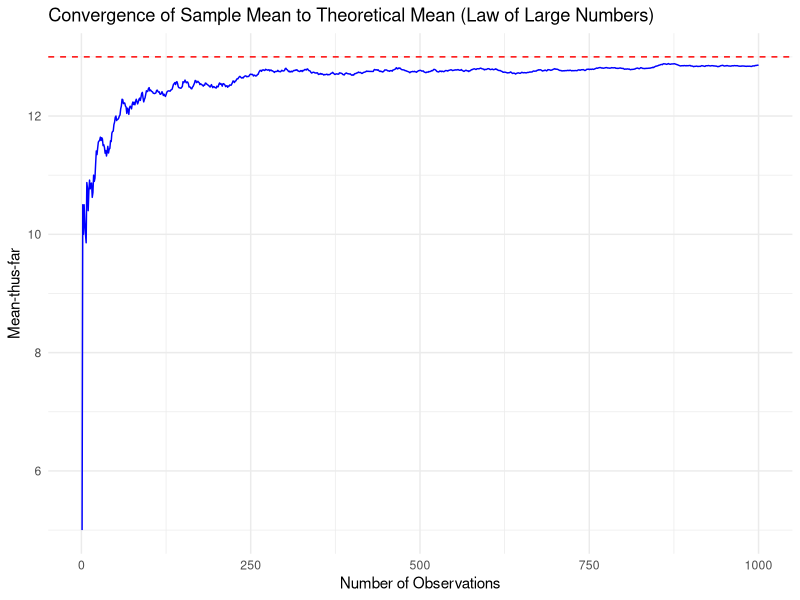
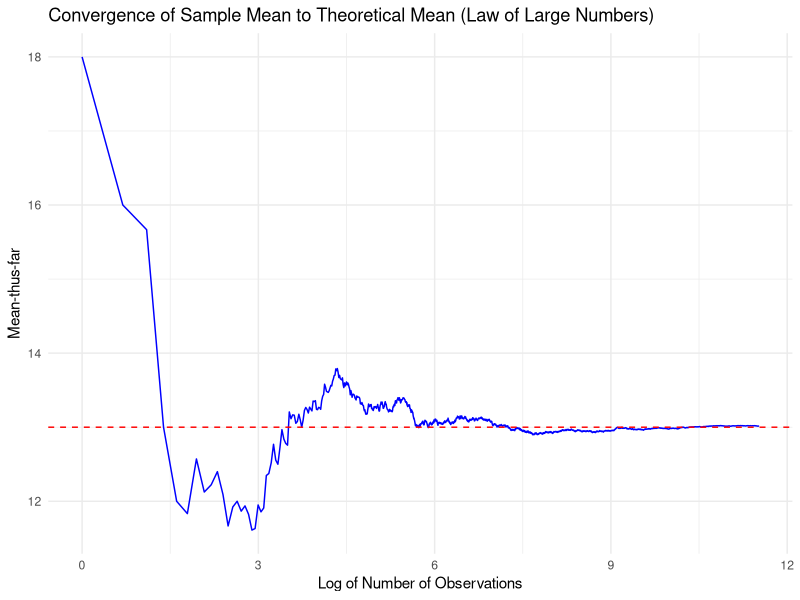
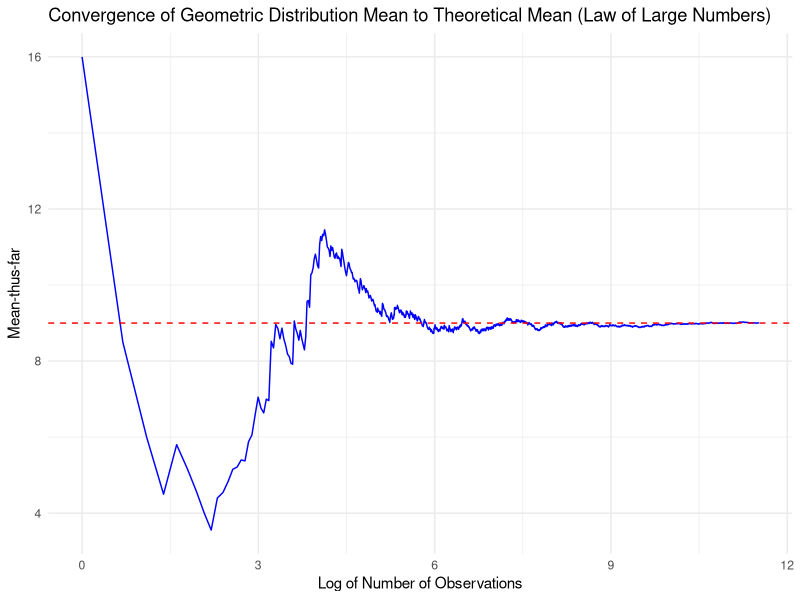
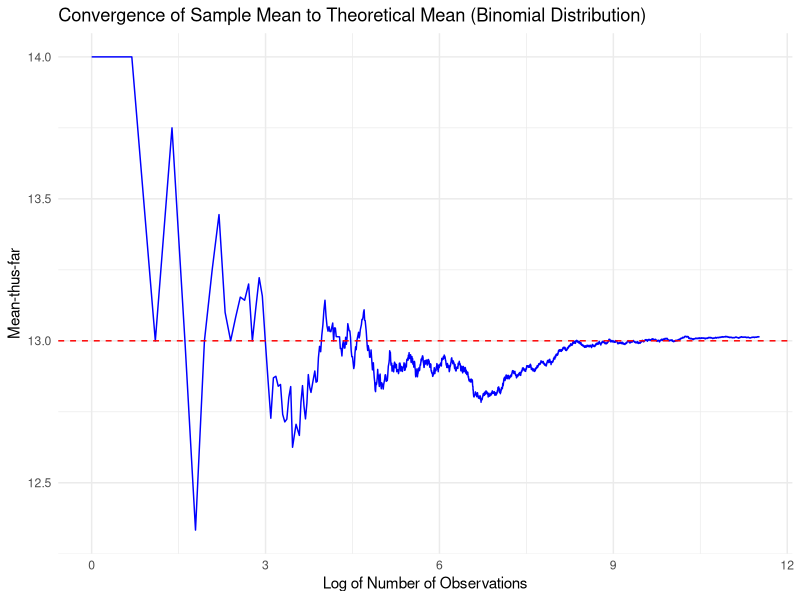
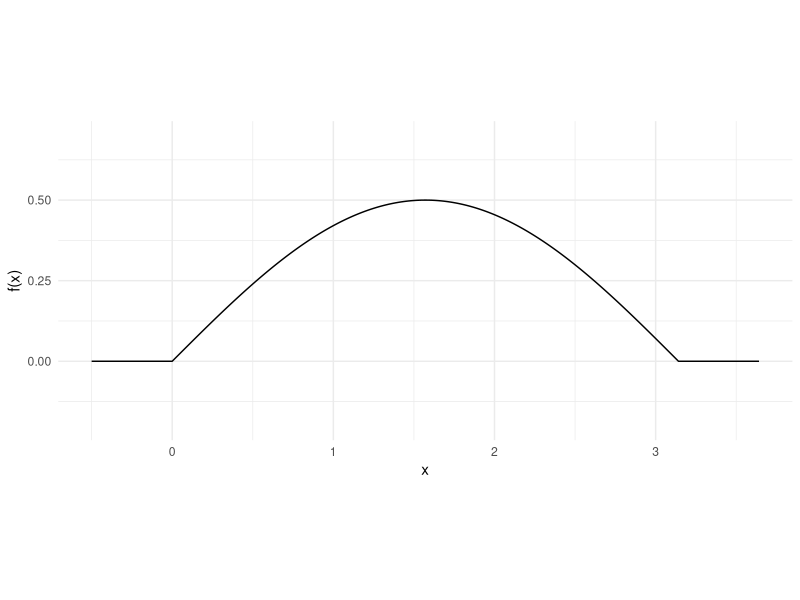

Write the R code that produced these figures, in order.
## ---- chunk 1
knitr::opts_chunk$set(echo=T,eval=T,message=F,warning=F,fig.align='center')
library(tidyverse)
## ---- chunk 2
distance = function(x1, x2, y1, y2, z1, z2) {
  
  return(sqrt((x2-x1)^2 + (y2-y1)^2 + (z2-z1)^2))
}

## ---- chunk 3
lx = 5
ly = 10
lz = 20

NMC <- 10000;
results <- rep( 0, NMC );

for( i in 1:NMC) {
  
  x1 = runif(1, 0, lx)
  y1 = runif(1, 0, ly)
  z1 = runif(1, 0, lz)
  
  x2 = runif(1, 0, lx)
  y2 = runif(1, 0, ly)
  z2 = runif(1, 0, lz)
  
  results[i] <- distance(x1, x2, y1, y2, z1, z2);
}

sum( results )/NMC

## ---- chunk 4
triangle_area = function(x1, y1, x2, y2, x3, y3) {
  
  return(1/2 * abs(x1*(y2-y3) + x2*(y3-y1) + x3*(y1-y2)))
}
## ---- chunk 5
NMC <- 10000;
results <- rep( 0, NMC );

for( i in 1:NMC) {
  
  theta1 = runif(1, 0, 2*pi)
  theta2 = runif(1, 0, 2*pi)
  theta3 = runif(1, 0, 2*pi)
  
  x1 = cos(theta1)
  y1 = sin(theta1)
  x2 = cos(theta2)
  y2 = sin(theta2)
  x3 = cos(theta3)
  y3 = sin(theta3)
  
  results[i] <- triangle_area(x1, y1, x2, y2, x3, y3);
}

sum( results )/NMC
## ---- chunk 6
perimeter = function(x1, y1, x2, y2, x3, y3) {
  
  return(sqrt((x2-x1)^2 + (y2-y1)^2) + sqrt((x3-x2)^2 + (y3-y2)^2) + sqrt((x1-x3)^2 + (y1-y3)^2))
}

## ---- chunk 7
NMC <- 10000;
results <- rep( 0, NMC );

for( i in 1:NMC) {
  
  theta1 = runif(1, 0, 2*pi)
  theta2 = runif(1, 0, 2*pi)
  theta3 = runif(1, 0, 2*pi)
  
  x1 = cos(theta1)
  y1 = sin(theta1)
  x2 = cos(theta2)
  y2 = sin(theta2)
  x3 = cos(theta3)
  y3 = sin(theta3)
  
  results[i] <- perimeter(x1, y1, x2, y2, x3, y3);
}

sum( results )/NMC
## ---- chunk 8
random_standard_norm = function(x1, y1, x2, y2) {
  
  return(sqrt((x2-x1)^2 + (y2-y1)^2))
}
## ---- chunk 9
NMC <- 10000;
results <- rep( 0, NMC );

for( i in 1:NMC) {
  
  x1 = rnorm(1)
  y1 = rnorm(1)
  
  x2 = rnorm(1)
  y2 = rnorm(1)
  
  results[i] <- random_standard_norm(x1, y1, x2, y2);
}

sum( results )/NMC
## ---- chunk 10
len = 1000
index_col <- 1:len
poasson <- rpois(len, 13)
cumulative = cumsum(poasson) / index_col

df <- data.frame(Index = index_col, Poasson = poasson, Cumulative = cumulative)
print(df)
## ---- chunk 11
# Create the line plot
ggplot(df, aes(x = index_col, y = cumulative)) +
  geom_line(color = "blue") +                     # Plot xbar vs n in blue
  geom_hline(yintercept = 13, color = "red", linetype = "dashed") +  # Add a red dashed line at the theoretical mean (13)
  labs(title = "Convergence of Sample Mean to Theoretical Mean (Law of Large Numbers)",
       x = "Number of Observations",
       y = "Mean-thus-far") +
  theme_minimal()
## ---- chunk 12
len = 100000
index_col <- 1:len
poasson <- rpois(len, 13)
cumulative = cumsum(poasson) / index_col

df <- data.frame(Index = index_col, Poasson = poasson, Cumulative = cumulative)
#print(df)
## ---- chunk 13
# Create the line plot
ggplot(df, aes(x = log(index_col), y = cumulative)) +
  geom_line(color = "blue") +                     # Plot xbar vs n in blue
  geom_hline(yintercept = 13, color = "red", linetype = "dashed") +  # Add a red dashed line at the theoretical mean (13)
  labs(title = "Convergence of Sample Mean to Theoretical Mean (Law of Large Numbers)",
       x = "Log of Number of Observations",
       y = "Mean-thus-far") +
  theme_minimal()
## ---- chunk 14
# Set the new random variable parameters
len = 100000
p = 0.1  # Probability of success for Geometric distribution
expected_value = (1-p) / p  # Expected value for Geometric(p)

# Generate geometric random variables
index_col <- 1:len
geometric <- rgeom(len, p)
cumulative = cumsum(geometric) / index_col

# Create a data frame
df <- data.frame(Index = index_col, Geometric = geometric, Cumulative = cumulative)

# Plot the line plot with log-scale x-axis
ggplot(df, aes(x = log(index_col), y = cumulative)) +
  geom_line(color = "blue") +  # Plot cumulative mean
  geom_hline(yintercept = expected_value, color = "red", linetype = "dashed") +  # Add red line at the theoretical mean (10)
  labs(title = "Convergence of Geometric Distribution Mean to Theoretical Mean (Law of Large Numbers)",
       x = "Log of Number of Observations",
       y = "Mean-thus-far") +
  theme_minimal()

## ---- chunk 15
# Set parameters for Binomial random variable
len = 100000
n_trials = 20
p_success = 0.65
expected_value = n_trials * p_success  # E(X) = 13

# Generate 100,000 Binomial observations
index_col <- 1:len
binomial <- rbinom(len, n_trials, p_success)
cumulative = cumsum(binomial) / index_col

# Create the data frame
df <- data.frame(Index = index_col, Binomial = binomial, Cumulative = cumulative)

# Create the line plot
ggplot(df, aes(x = log(index_col), y = cumulative)) +
  geom_line(color = "blue") +                     # Plot xbar vs n in blue
  geom_hline(yintercept = expected_value, color = "red", linetype = "dashed") +  # Add a red dashed line at the expected mean (13)
  labs(title = "Convergence of Sample Mean to Theoretical Mean (Binomial Distribution)",
       x = "Log of Number of Observations",
       y = "Mean-thus-far") +
  theme_minimal()

## ---- chunk 16
mean_billy = 80
sd_billy = 0.5
total = 241
NMC <- 10000

total_width <- replicate(NMC, sum(rnorm(3, mean = mean_billy, sd = sd_billy)))

estimated_mean = mean(total_width)
estimated_sd = sd(total_width)

estimated_mean
estimated_sd
## ---- chunk 17

bigger <- mean(total_width <= total)

bigger

bigger2 <- total_width <= total #check

sum(bigger2) / NMC

## ---- chunk 18
qnorm(0.99, 3*mean_billy, sqrt(3)*sd_billy)

## ---- chunk 19
mean_goat = 79
mean_gruff = 81
sd_goat = 0.25
sd_gruff = 0.6

total_mean = mean_billy + mean_goat + mean_gruff

total_sd = sqrt(sd_billy + sd_goat + sd_gruff)

pnorm(total, total_mean, total_sd)

## ---- chunk 20
# The scoring function is provided for you. 
# You can feed it a single width or a vector of widths
score <- function(width){
  scores <- rep(0, length(width))
  scores[width<=241] <- width[width<=241]/241*100 
  return(mean(scores))
}
## ---- chunk 21
# here we define a *vectorized* function to evaluate the density of X
pdf_x = function(x) {
  # ifelse is like a function version of an if statement.
  # We use it here to ensure that pdf_x can operate directly on vectors.
  return(ifelse(0<=x & x<=pi , .5*sin(x) , 0 ))
}

# showing the PDF in a plot
ggplot() + geom_function(fun=pdf_x, n=10001) + 
  coord_fixed(ratio=2) + theme_minimal() + 
  xlim(c(-.5,pi+.5)) + ylim(-.2,.7) + labs(x="x", y="f(x)")
## ---- chunk 22
# complete the function
rx = function(n) {
  # TODO: code goes here
}

# The histogram should look like the PDF we plotted above.
# Un-comment the following lines of code and check it looks correct

#hist(rx(1000), probability=TRUE)
#lines(x=seq(0,pi,.01), y=pdf_x(seq(0,pi,.01)), col='red')
